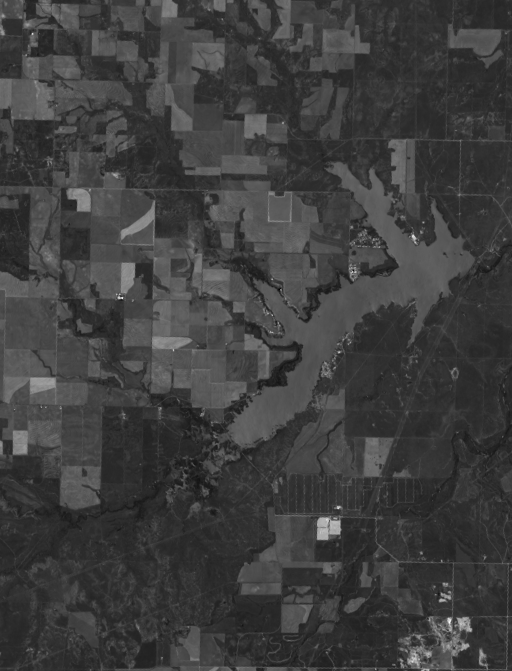
#> input picture Data/GREEN.tif, 512 x 671 px
$ jupyter execute --allow-errors Solution.ipynb
#> lines starting #> are read from the running program, lines starting #| are printed output that depends on the picture; after the words box and inside, x2 and y2 are one past the last pixel; in counts of white or black regions, pixels touching at a corner belong together
# Hydrogeodesy: Monitoring surface waters from space
### Exercise 3: Comparison of different inland altimetry products

Daniel Scherer, DGFI-TUM
Wintersemester 2022/23

**Contents**
1. Surface Area Estimation
2. Volume Variation with fixed area
3. Volume Variation with variable area

**Study Area: Lake Stamford (Texas, USA)**

*Figure 1: Satellite derived bathymetry of Lake Stamford*
*[www.dahiti.dgfi.tum.de/10274]*

Area Variation:        3 - 21km²
Water Level Variation: 426 - 431m

Following data is used in this exercise:
- Landsat 8 Scene LC08_L2SP_029037_20200613_20200823_02_T1
- Water level and
- Surface area time series from DAHITI [www.dahiti.dgfi.tum.de/10274]

First load some required modules:

[cell 1]
from PIL import Image # Package for interacting with Image data
import numpy as np # fundamental package for scientific computing with Python
import matplotlib.pyplot as plt # standard plotting library
from scipy import ndimage
import scipy # collection of mathematical algorithms and convenience functions built on the numpy
import netCDF4 as nc # for reading netcdf data
import pandas as pd # For easy data analysis and manipulation

#### 1. Surface area estimation

*Short Wave Infrared 1 band (SWIR1) quicklook**

*Green band (GREEN) quicklook*

Load the required image bands:

[cell 2]
# We convert the images to numpy arrays to be able to apply some calculations in the following
green = np.array(Image.open('Data/GREEN.tif')).astype(float)
swir1 = np.array(Image.open('Data/SWIR1.tif')).astype(float)
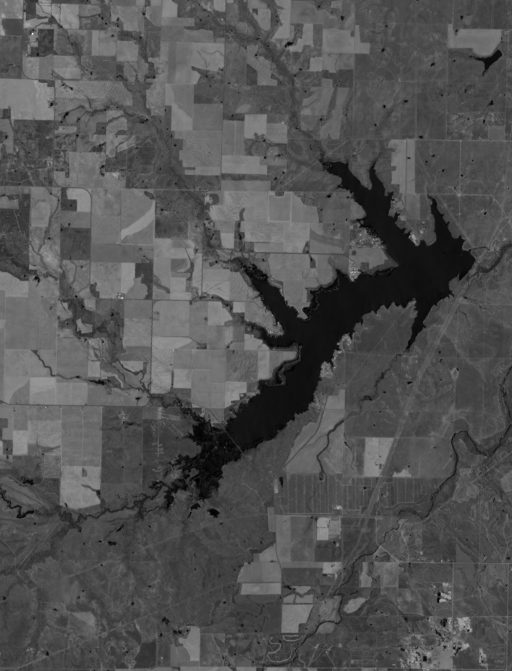
#> input picture Data/SWIR1.tif, 512 x 671 px

Calculate the Modified Normalized Difference Water Index (MNDWI):
$$ MNDWI = {GREEN - SWIR_1 \over GREEN + SWIR_1} $$

[*Hanqiu Xu (2006)* **Modification of normalised difference water index (NDWI) to enhance open water features in remotely sensed imagery**, International
Journal of Remote Sensing, 27:14, 3025-3033, doi: 10.1080/01431160600589179]

[cell 3]
mndwi = (green - swir1) / (green + swir1)
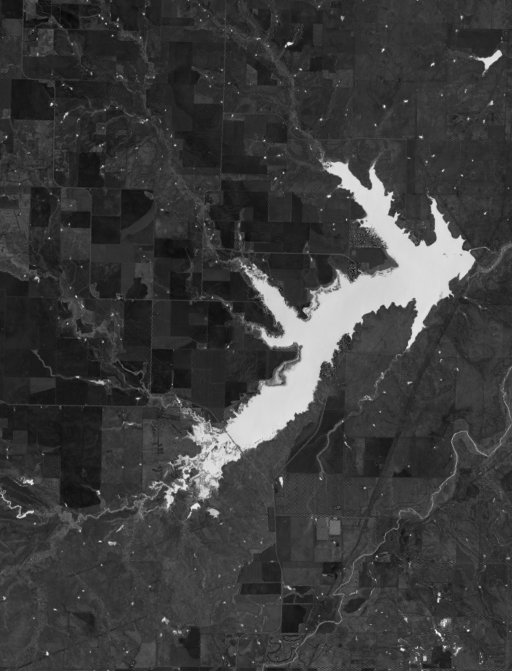
#> mndwi: shape (671, 512) float64; min -0.363, max 0.176, mean -0.235; drawn with min black and max white

The MNDWI helps seperating water and land, so you should see two peaks in the following histogram. One for each type of landcover.

[cell 4]
plt.hist(mndwi.flatten(),bins=np.linspace(-0.4,0.4,128))
plt.xlabel("Pixel Value")
plt.ylabel("Frequency")
plt.show()
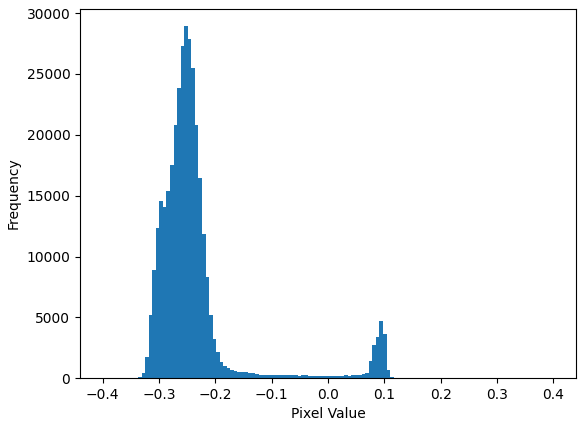
#> figure drawn by matplotlib, 1 panel; tallest bar 28928 high, from x = -0.255 to -0.249

Based on the histogram, choose an appropriate threshold value (th) to seperate water from land pixels:

[cell 5]
th = 0
water = mndwi > th # This returns us a boolean array where land pixels are False and water pixels are True
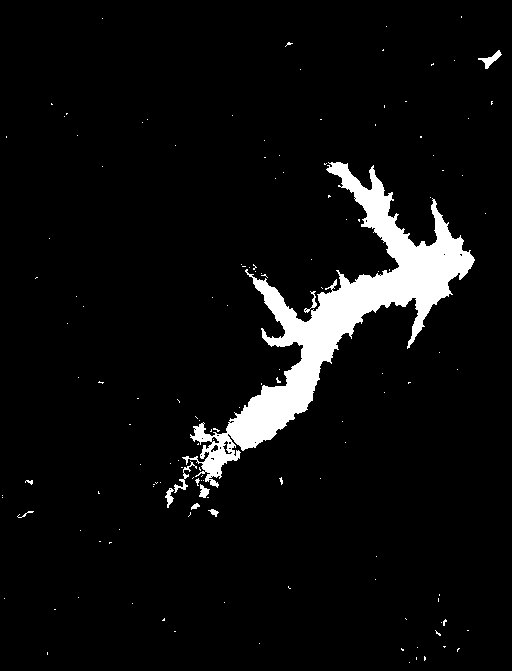
#> water: shape (671, 512) bool; 5.7% white; 140 white regions (130 under 20 px), largest, box (x1, y1, x2, y2) and area: (182, 162, 475, 488) 18434, (478, 50, 502, 69) 153, (174, 461, 197, 493) 140
Image.fromarray(water)

Looking at the Image you should be able to recognize Lake Stamford. However, there are many small water bodies surrounding it, which we are not interested in.

Therefore we apply a labeling algorithm to isolate our target:

[cell 6]
labels = ndimage.label(water)[0]
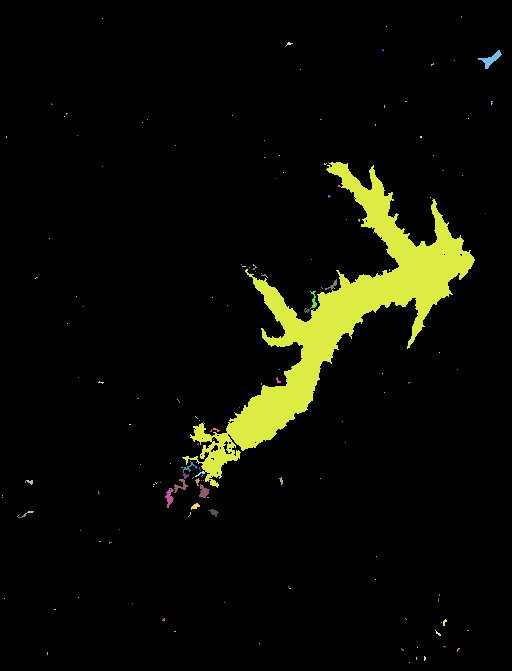
#> labels: shape (671, 512) int32; 191 distinct labels, from 0 to 190; one colour per label, 0 black
img = plt.imshow(labels,cmap="turbo")
plt.xlabel("xindex")
plt.ylabel('yindex')
plt.locator_params(nbins=20)
plt.grid()
plt.colorbar(img,label='Labels')
plt.show()
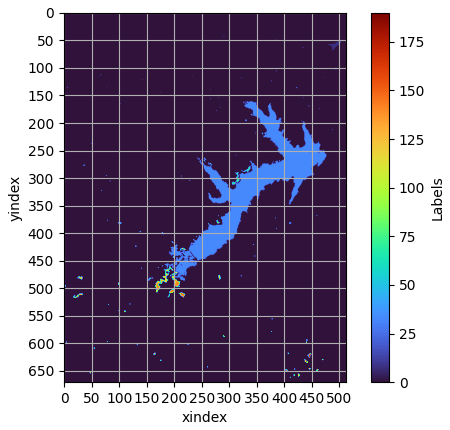
#> figure drawn by matplotlib, 2 panels

Based on the map of labels above, choose an appropiate pixel to sample the label of interest (within Lake Stamford)

[cell 7]
xindex = 350
yindex = 300
label_of_interest = labels[yindex,xindex] #Note, in the numpy array the x and y axes are switched around
#> label_of_interest = 33
print(f'You choosed label {label_of_interest}. Below you should see only Lake Stamford. Otherwise, try other coordinates.')
#| You choosed label 33. Below you should see only Lake Stamford. Otherwise, try other coordinates.
lake = labels == label_of_interest
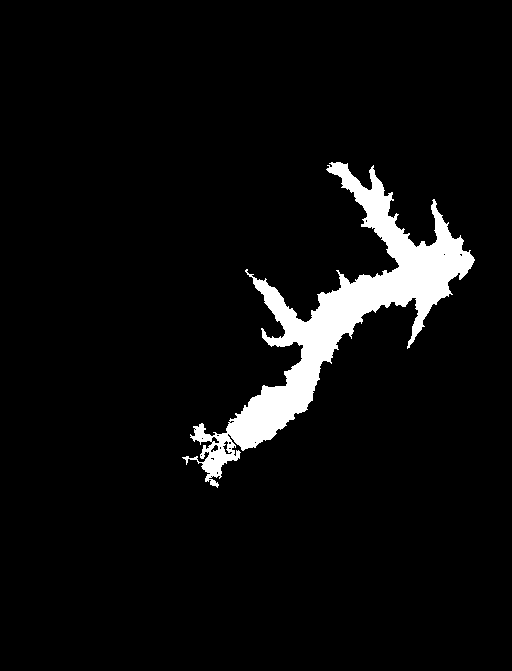
#> lake: shape (671, 512) bool; 5.3% white; 1 white region, box (x1, y1, x2, y2) and area: (182, 162, 475, 488) 18357
Image.fromarray(lake)

**Calculate the static area of the lake.**
(The ground resolution of Landsat 8 is approx. 30m.)

[cell 8]
# np.sum(lake) gives you the number of true values in a boolean array.
area = np.sum(lake) * 30 * 30
#> area = 16521300

#### 2. Volume variations with fixed area

1. Load the water level time series data:

#> (a cell that did not finish here is left out)

Calculate the volume differences using the static area estimated above and the water level time series:

$$ \Delta V(t_{i-1},t_i) = (h_i - h_{i-1}) \cdot A $$

#> (a cell that did not finish here is left out)

That is not so useful as it only shows the difference to the last time step.

Use the cumulative sum to get a volume variation time series.

#> (a cell that did not finish here is left out)

Instead of a single Landsat Image, we can also use the average area from a long-term water occurrence mask as shown below:

*Long-term water occurence mask [dahiti.dgfi.tum.de/10274/water-occurrence-mask]*

Choose an appropiate occurrence value representing the average surface area:

[cell 12]
occ_th = 50

We calculate a volume time series based on the occurrence mask and plot both results. Discuss the results.

[cell 13]
occ = np.array(Image.open('Data/10274_water_occurrence_mask.tif'))
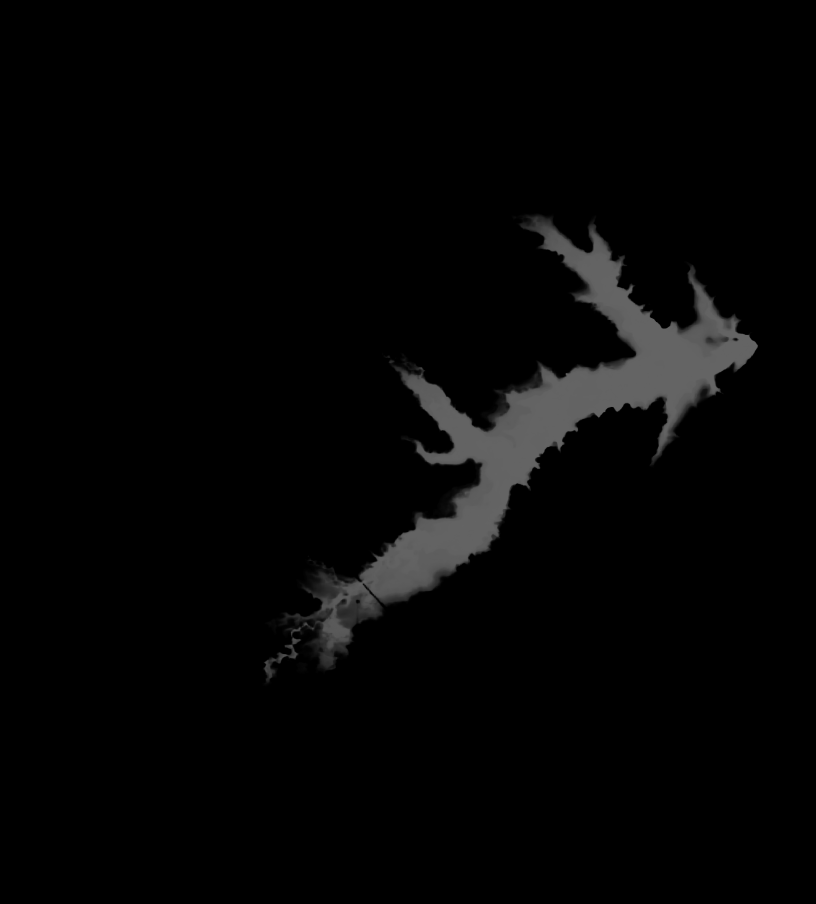
#> input picture Data/10274_water_occurrence_mask.tif, 1631 x 1807 px (shown at 1/2 size)
#> occ is the input picture: shape (1807, 1631) float32; min 0, max 100, mean 5
# The pixel size is approx. 10x10m
#> (the rest of this cell did not finish here and is left out)
